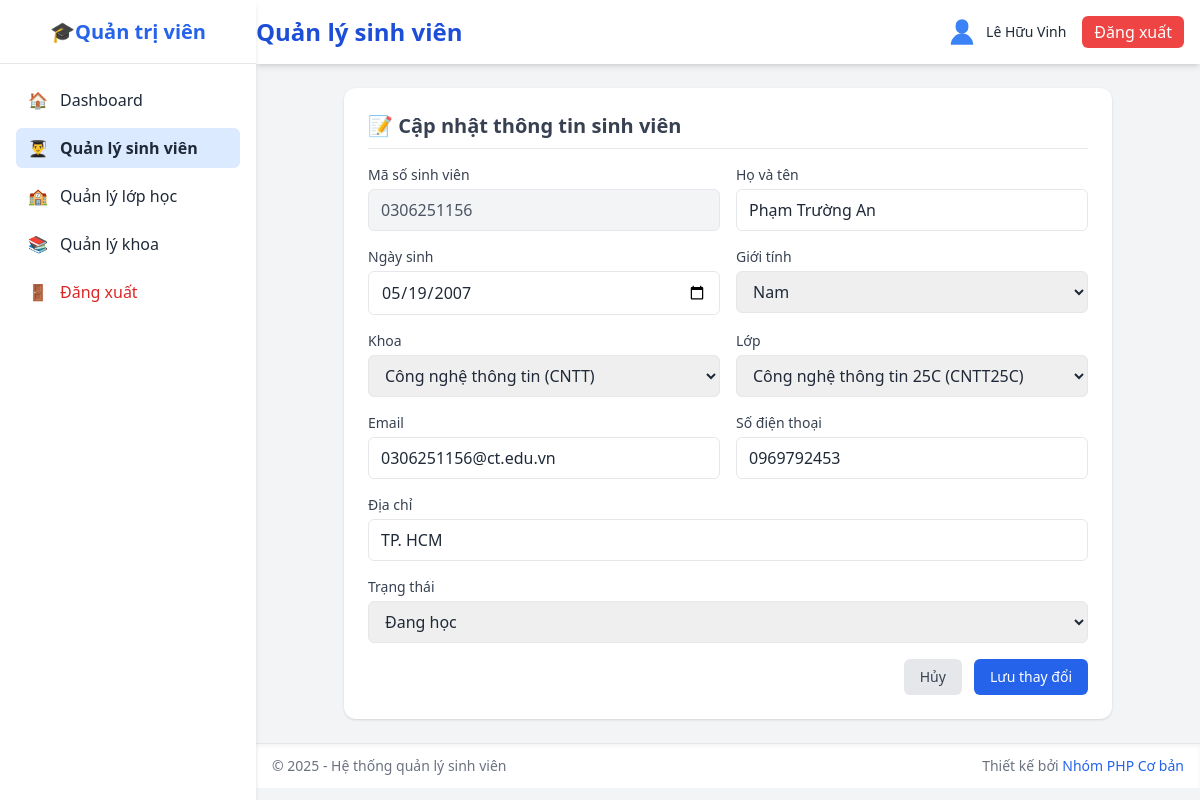
/admin/student_edit.php?mssv=0306251156 (signed in), run on the app's committed database.
### tables this page shows
CREATE TABLE `sinh_vien` (
  `mssv` varchar(20) NOT NULL,
  `hoten` varchar(100) NOT NULL,
  `ngaysinh` date DEFAULT NULL,
  `gioitinh` enum('Nam','Nữ','Khác') DEFAULT 'Nam',
  `malop` varchar(20) DEFAULT NULL,
  `makhoa` varchar(20) DEFAULT NULL,
  `email` varchar(100) DEFAULT NULL,
  `sdt` varchar(20) DEFAULT NULL,
  `diachi` varchar(255) DEFAULT NULL,
  `password` varchar(255) NOT NULL,
  `trangthai` enum('Đang học','Tốt nghiệp','Bảo lưu','Đã nghỉ') DEFAULT 'Đang học'
);

CREATE TABLE `khoa` (
  `makhoa` varchar(20) NOT NULL,
  `tenkhoa` varchar(100) NOT NULL,
  `mota` text DEFAULT NULL
);

CREATE TABLE `lop` (
  `malop` varchar(20) NOT NULL,
  `tenlop` varchar(100) NOT NULL,
  `makhoa` varchar(20) DEFAULT NULL
);

### database/pdo.php (called while the page is built, shortened)
<?php
class DB
{
    private static $pdo = null;
    private static function connect_pdo(): \PDO
    {
        $host = DB_HOST;
        $user = DB_USERNAME;
        $pass = DB_PASSWORD;
        $db   = DB_NAME;
        $charset = DB_CHARSET;
        $dsn = "mysql:host={$host};dbname={$db};charset={$charset}";
        try {
            $options = [
                \PDO::ATTR_ERRMODE => \PDO::ERRMODE_EXCEPTION,
                \PDO::ATTR_DEFAULT_FETCH_MODE => \PDO::FETCH_ASSOC,
                \PDO::ATTR_EMULATE_PREPARES => false,
            ];
            return new \PDO($dsn, $user, $pass, $options);
        } catch (\PDOException $e) {
            die('Kết nối PDO thất bại: ' . $e->getMessage());
        }
    }
    private static function init()
    {
        if (self::$pdo === null) {
            self::$pdo = self::connect_pdo();
        }
    }
    public static function getPdo()
    {
        return self::$pdo;
    }
    public static function select(string $sql, array $params = []): array
    {
        $stmt = self::getPdo()->prepare($sql);
        $stmt->execute($params);
        return $stmt->fetchAll();
    }
    public static function selectOne(string $sql, array $params = []): ?array
    {
        $stmt = self::getPdo()->prepare($sql);
        $stmt->execute($params);
        $row = $stmt->fetch();
        return $row === false ? null : $row;
    }
}

### admin/student_edit.php (the view, shortened to what this page needs)
<?php
$mssv = trim($_GET['mssv'] ?? '');
$student = DB::selectOne('
    SELECT sv.*, l.tenlop, k.tenkhoa
    FROM sinh_vien sv
    LEFT JOIN lop l ON sv.malop = l.malop
    LEFT JOIN khoa k ON sv.makhoa = k.makhoa
    WHERE sv.mssv = :mssv',
    ['mssv' => $mssv]
);
$khoas = DB::select('SELECT makhoa, tenkhoa FROM khoa ORDER BY tenkhoa');
$lops = DB::select('SELECT malop, tenlop, makhoa FROM lop ORDER BY tenlop');
include('../includes/sidebar.php');
include('../includes/header.php');
?>
<div class="bg-white shadow rounded-xl p-6 max-w-3xl mx-auto">
    <h3 class="text-xl font-semibold mb-4 text-gray-700 border-b pb-2">📝 Cập nhật thông tin sinh viên</h3>
    <form action="student_edit_process.php" method="POST" class="space-y-4">
        <div class="grid grid-cols-1 sm:grid-cols-2 gap-4">
            <div>
                <label class="block text-sm font-medium text-gray-700 mb-1">Mã số sinh viên</label>
                <div class="w-full border rounded-md px-3 py-2 bg-gray-100 text-gray-600">
                    <?php echo htmlspecialchars($student['mssv']); ?>
                </div>
            </div>
            <div>
                <label class="block text-sm font-medium text-gray-700 mb-1">Họ và tên</label>
                <input type="text" name="hoten" required value="<?php echo htmlspecialchars($student['hoten']); ?>"
                       class="w-full border rounded-md px-3 py-2 focus:ring-2 focus:ring-blue-400 outline-none">
            </div>
            <div>
                <label class="block text-sm font-medium text-gray-700 mb-1">Ngày sinh</label>
                <input type="date" name="ngaysinh" value="<?php echo htmlspecialchars($student['ngaysinh'] ?? ''); ?>"
                       class="w-full border rounded-md px-3 py-2 focus:ring-2 focus:ring-blue-400 outline-none">
            </div>
            <div>
                <label class="block text-sm font-medium text-gray-700 mb-1">Giới tính</label>
                <select name="gioitinh" class="w-full border rounded-md px-3 py-2 focus:ring-2 focus:ring-blue-400 outline-none">
                    <option value="Nam" <?php echo $student['gioitinh'] === 'Nam' ? 'selected' : ''; ?>>Nam</option>
                </select>
            </div>
            <div>
                <label class="block text-sm font-medium text-gray-700 mb-1">Khoa</label>
                <select id="makhoa" name="makhoa" class="w-full border rounded-md px-3 py-2 focus:ring-2 focus:ring-blue-400 outline-none">
                    <?php foreach ($khoas as $khoa): ?>
                        <option value="<?= htmlspecialchars($khoa['makhoa']) ?>"
                                <?php echo $student['makhoa'] === $khoa['makhoa'] ? 'selected' : ''; ?>>
                            <?= htmlspecialchars($khoa['tenkhoa']) ?> (<?= htmlspecialchars($khoa['makhoa']) ?>)
                        </option>
                    <?php endforeach; ?>
                </select>
            </div>
            <div>
                <label class="block text-sm font-medium text-gray-700 mb-1">Lớp</label>
                <select id="malop" name="malop" class="w-full border rounded-md px-3 py-2 focus:ring-2 focus:ring-blue-400 outline-none">
                    <?php foreach ($lops as $lop): ?>
                        <option value="<?= htmlspecialchars($lop['malop']) ?>"
                                data-makhoa="<?= htmlspecialchars($lop['makhoa']) ?>"
                                <?php echo $student['malop'] === $lop['malop'] ? 'selected' : ''; ?>>
                            <?= htmlspecialchars($lop['tenlop']) ?> (<?= htmlspecialchars($lop['malop']) ?>)
                        </option>
                    <?php endforeach; ?>
                </select>
            </div>
            <div>
                <label class="block text-sm font-medium text-gray-700 mb-1">Email</label>
                <input type="email" name="email" value="<?php echo htmlspecialchars($student['email'] ?? ''); ?>"
                       class="w-full border rounded-md px-3 py-2 focus:ring-2 focus:ring-blue-400 outline-none">
            </div>
            <div>
                <label class="block text-sm font-medium text-gray-700 mb-1">Số điện thoại</label>
                <input type="text" name="sdt" value="<?php echo htmlspecialchars($student['sdt'] ?? ''); ?>"
                       class="w-full border rounded-md px-3 py-2 focus:ring-2 focus:ring-blue-400 outline-none">
            </div>
            <div class="sm:col-span-2">
                <label class="block text-sm font-medium text-gray-700 mb-1">Địa chỉ</label>
                <input type="text" name="diachi" value="<?php echo htmlspecialchars($student['diachi'] ?? ''); ?>"
                       class="w-full border rounded-md px-3 py-2 focus:ring-2 focus:ring-blue-400 outline-none">
            </div>
        </div>
        <div>
            <label class="block text-sm font-medium text-gray-700 mb-1">Trạng thái</label>
            <select name="trangthai" class="w-full border rounded-md px-3 py-2 focus:ring-2 focus:ring-blue-400 outline-none">
                <option value="Đang học" <?php echo $student['trangthai'] === 'Đang học' ? 'selected' : ''; ?>>Đang học</option>
            </select>
        </div>
        <div class="flex justify-end gap-3 mt-6">
            <a href="student_list.php" class="bg-gray-200 hover:bg-gray-300 text-gray-700 px-4 py-2 rounded-md text-sm">Hủy</a>
            <button type="submit" class="bg-blue-600 hover:bg-blue-700 text-white px-4 py-2 rounded-md text-sm">Lưu thay đổi</button>
        </div>
    </form>
</div>
<?php include('../includes/footer.php'); ?>

### data on the page
sinh_vien: mssv "0306251156", hoten "Phạm Trường An", ngaysinh "05/19/2007", gioitinh "Nam", makhoa "Công nghệ thông tin (CNTT)", malop "Công nghệ thông tin 25C (CNTT25C)", email "0306251156@ct.edu.vn", sdt "0969792453", diachi "TP. HCM", trangthai "Đang học"

### other printed values
$page_title "Quản lý sinh viên"
$_SESSION['fullname'] "Lê Hữu Vinh"
